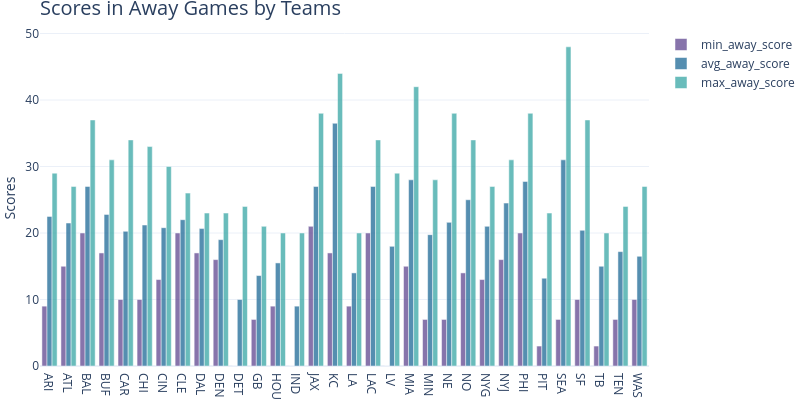

Write notebook code for a chart like this one.
### Code cell
fig = go.Figure()

fig.add_bar(x=agg_data['visitorTeamAbbr'],y=agg_data['min_away_score'], 
            hovertext="Minimal score in away games", name="min_away_score", 
            marker_color=px.colors.qualitative.Prism[0])    # "orange"
fig.add_bar(x=agg_data['visitorTeamAbbr'],y=agg_data['avg_away_score'], 
            hovertext="Average score in away games", name="avg_away_score", 
            marker_color=px.colors.qualitative.Prism[1]) # "green"
fig.add_bar(x=agg_data['visitorTeamAbbr'],y=agg_data['max_away_score'], 
            hovertext="Maximal score in away games", name="max_away_score", 
            marker_color=px.colors.qualitative.Prism[2]) # "green"

# Update visual layout
fig.update_layout(
    showlegend=True,
    width=800,
    height=400,
    autosize=False,
    margin=dict(t=30, b=0, l=5, r=5),
    template="plotly_white",
    yaxis_title="Scores",
    title=dict(text='Scores in Away Games by Teams', font=dict(size=20), yref='paper')
)

# update font size at the axes
fig.update_coloraxes(colorbar_tickfont_size=10)
# Update font in the titles: Apparently subplot titles are annotations (Subplot font size is hardcoded to 16pt · Issue #985)
fig.update_annotations(font_size=12)
# Reduce opacity
fig.update_traces(opacity=0.75)

fig.show()

### Figure 1 — Plotly figure (JSON) as saved in the notebook; plotly's stock layout.template omitted (floating-point values rounded to 4 significant figures)
{"data": [{"hovertext": "Minimal score in away games", "marker": {"color": "rgb(95, 70, 144)"}, "name": "min_away_score", "opacity": 0.75, "type": "bar", "x": ["ARI", "ATL", "BAL", "BUF", "CAR", "CHI", "CIN", "CLE", "DAL", "DEN", "DET", "GB", "HOU", "IND", "JAX", "KC", "LA", "LAC", "LV", "MIA", "MIN", "NE", "NO", "NYG", "NYJ", "PHI", "PIT", "SEA", "SF", "TB", "TEN", "WAS"], "y": [9, 15, 20, 17, 10, 10, 13, 20, 17, 16, 0, 7, 9, 0, 21, 17, 9, 20, 0, 15, 7, 7, 14, 13, 16, 20, 3, 7, 10, 3, 7, 10]}, {"hovertext": "Average score in away games", "marker": {"color": "rgb(29, 105, 150)"}, "name": "avg_away_score", "opacity": 0.75, "type": "bar", "x": ["ARI", "ATL", "BAL", "BUF", "CAR", "CHI", "CIN", "CLE", "DAL", "DEN", "DET", "GB", "HOU", "IND", "JAX", "KC", "LA", "LAC", "LV", "MIA", "MIN", "NE", "NO", "NYG", "NYJ", "PHI", "PIT", "SEA", "SF", "TB", "TEN", "WAS"], "y": [22.5, 21.5, 27.0, 22.8, 20.25, 21.2, 20.8, 22.0, 20.67, 19.0, 10.0, 13.6, 15.5, 9.0, 27.0, 36.5, 14.0, 27.0, 18.0, 28.0, 19.75, 21.6, 25.0, 21.0, 24.5, 27.75, 13.2, 31.0, 20.4, 15.0, 17.2, 16.5]}, {"hovertext": "Maximal score in away games", "marker": {"color": "rgb(56, 166, 165)"}, "name": "max_away_score", "opacity": 0.75, "type": "bar", "x": ["ARI", "ATL", "BAL", "BUF", "CAR", "CHI", "CIN", "CLE", "DAL", "DEN", "DET", "GB", "HOU", "IND", "JAX", "KC", "LA", "LAC", "LV", "MIA", "MIN", "NE", "NO", "NYG", "NYJ", "PHI", "PIT", "SEA", "SF", "TB", "TEN", "WAS"], "y": [29, 27, 37, 31, 34, 33, 30, 26, 23, 23, 24, 21, 20, 20, 38, 44, 20, 34, 29, 42, 28, 38, 34, 27, 31, 38, 23, 48, 37, 20, 24, 27]}], "layout": {"autosize": false, "coloraxis": {"colorbar": {"tickfont": {"size": 10}}}, "height": 400, "margin": {"b": 0, "l": 5, "r": 5, "t": 30}, "showlegend": true, "title": {"font": {"size": 20}, "text": "Scores in Away Games by Teams", "yref": "paper"}, "width": 800, "yaxis": {"title": {"text": "Scores"}}}}
